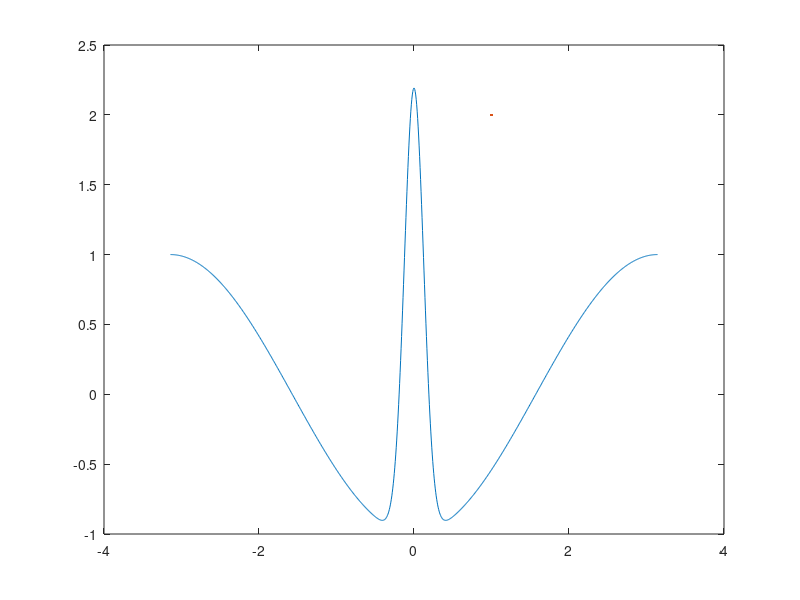

The MATLAB script that drew this image: (Note: this script raises an error after producing the figure.)
clear; close all;

%% 1D potential
mu = 1;
c = 1/8;
x = linspace(-pi,pi,1000);
potential = 1/(c*sqrt(2*pi))*exp(-x.^2/(2*c^2))-mu*cos(x);

figure(13)
plot(x,potential,LineWidth=2)
ax = gca;
ax.Visible = 'off';

%saveas(13,'genpotential1d','epsc')

%% 2D potential
a=1.4;
c=1/4;
figure(14)
n = 512;
x = linspace(-pi,pi,n)';
y = linspace(-pi,pi,n);
[X,Y] = meshgrid(x,y);
%xgrid = repmat(x,1,n);
%ygrid = repmat(y,n,1);
peaks = 1/(c*a)*exp(-(X.^2+Y.^2)/(2*c^2)) + 1/(c*a)*exp(-((X-pi).^2+(Y-pi).^2)/(2*c^2))...
    + 1/(c*a)*exp(-((X-pi).^2+(Y+pi).^2)/(2*c^2)) + 1/(c*a)*exp(-((X+pi).^2+(Y-pi).^2)/(2*c^2))...
    +1/(c*a)*exp(-((X+pi).^2+(Y+pi).^2)/(2*c^2));
potential3d = peaks-mu*(cos(X).*cos(Y));
surf(x,y,potential3d,EdgeColor="none")
axis([-pi pi -pi pi])

ax = gca;
ax.Visible = 'off';

%saveas(14,'genpotential2d','epsc')